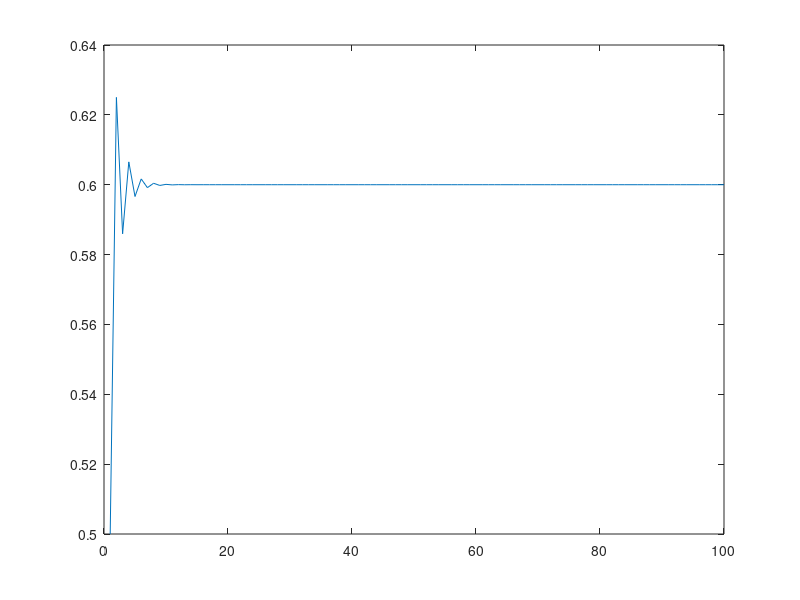

The MATLAB script that drew this image:
clear
clc
close all

% per numeri pari converge a 0.6, per numeri dispari oscilla fra due
% valori, di fatto conta solo se è pari o dispari
k = 6;
% calcolo r
r = 2.5 + mod(k,2);

% definisco lunghezza, inizializzo il primo valore
len = 100;
a = zeros(1, len);
a(1) = 0.5;

idx = 0;

% calcolo la successione
for n = 2:len
    a(n) = r * a(n-1) * (1 - a(n-1));
    % se trovo l'elemento ne salvo l'indice e blocco l'acquisizione
    if abs(a(n) - a(n-1)) < 1e-3 && ~idx
        idx = n;
    end
end

% plotto e printo
plot(1:len, a);
if idx
    fprintf ('Elemento %f trovato in posizione %d\n', a(idx), idx)
else
    disp('Elemento non trovato')
end